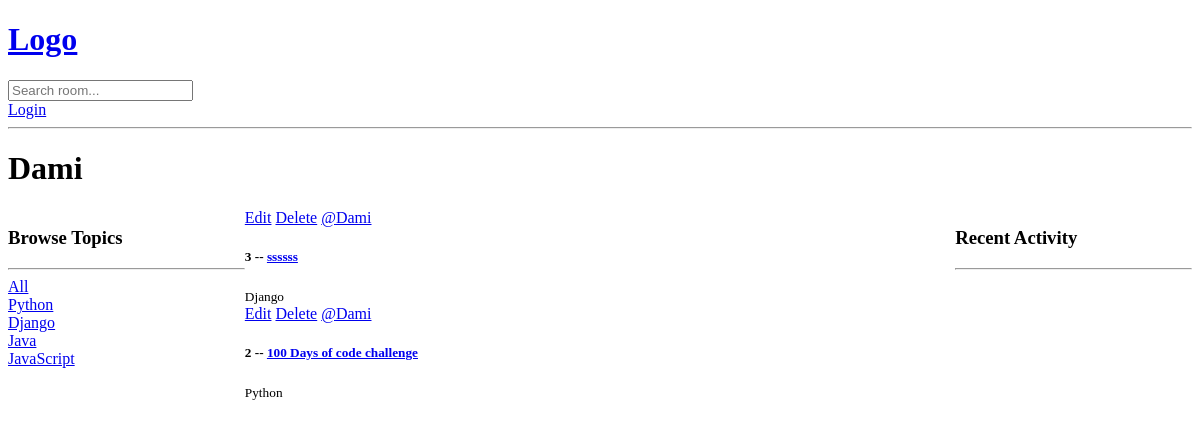
/profile/1/, run on an earlier commit of the app's database.
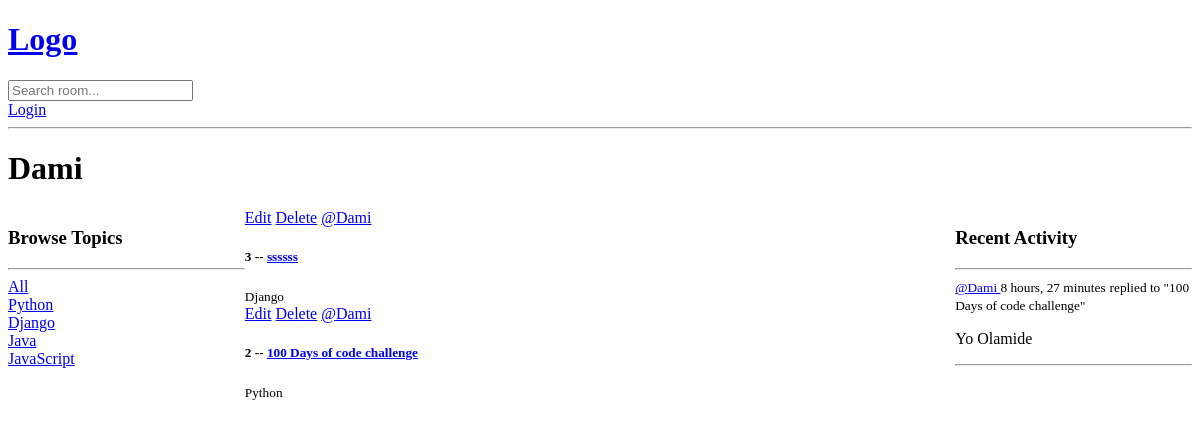
And on a later commit of the database.
### base/models.py (models this page shows, shortened)
class Topic(models.Model):
    name = models.CharField(max_length=200)

class Room(models.Model):
    host = models.ForeignKey(User,on_delete=models.SET_NULL,null=True)
    topic  = models.ForeignKey(Topic,on_delete=models.SET_NULL,null=True)
    name = models.CharField(max_length=200)
    description = models.TextField(null = True, blank=True)
    participants = models.ManyToManyField(User, related_name='participants',
                                          blank=True)
    updated = models.DateTimeField(auto_now=True)
    created = models.DateTimeField(auto_now_add=True)
    class Meta:
        ordering = ['-updated','-created']
    def __str__(self):
        return self.name

class Message(models.Model):
    user = models.ForeignKey(User, on_delete=models.CASCADE)
    room = models.ForeignKey(Room,on_delete=models.CASCADE)
    body = models.TextField()
    updated = models.DateTimeField(auto_now=True)
    created = models.DateTimeField(auto_now_add=True)
    class Meta:
        ordering = ['-updated','-created']
    def __str__(self):
        return self.body[0:50]

### base/views.py (the view)
# urls.py: path('profile/<str:pk>/', views.userProfile, name="user-profile"),
def userProfile(request,pk):
    user =User.objects.get(id=pk)
    rooms = user.room_set.all()
    room_messages = user.message_set.all()
    topics = Topic.objects.all()
    context = {'user': user, 'rooms': rooms, 'room_messages':
               room_messages, 'topics': topics}
    return render(request, 'base/profile.html', context)

### base/templates/base/profile.html (shortened to what this page needs)
{% extends 'main.html' %}
{% block content %}
<h1>{{user.username}}</h1>
<div class ="profile-container">
    <div>
        {% include 'base/topics_component.html' %}
    </div>
    <div>
        {% include 'base/feed_component.html' %}
    </div>
    <div>
        {% include 'base/activity_component.html' %}
    </div>
</div>
{% endblock content %}

### base/templates/base/topics_component.html
<h3>Browse Topics</h3>
<hr>
<div>
    <a href="{% url 'home' %}">All</a>
</div>
{% for topic in topics %}
<div>
    <a href="{% url 'home' %}?q={{ topic.name }}">{{ topic.name }}</a>
</div>
{% empty %}
<p>No topics available.</p>
{% endfor %}

### base/templates/base/feed_component.html
<div>
    {% for room in rooms %}
         <div>
            {% if  request.user != room.host %}
            <a href="{% url 'update-room' room.id %}">Edit</a>
            <a href="{%url 'delete-room' room.id%}">Delete</a>
            {% endif %}
            <a href="{% url 'user-profile' room.host.id %}">@{{room.host.username}}</a>
            <h5>{{ room.id }} -- <a href="{% url 'room' room.id %}">{{ room.name }}</a></h5>
            <small>{{room.topic.name}}</small>
         </div>
    {% endfor %}
</div>

### base/templates/base/activity_component.html (shortened to what this page needs)
<h3>Recent Activity</h3>
<hr>
{% for message in room_messages %}
<div>
    <small><a href="{% url 'user-profile' message.user.id %}">@{{ message.user.username }} </a> {{ message.created|timesince }}</small>
    <small>replied to "{{message.room}}"</small>
    <p>{{message}}</p>
    <hr>
</div>
{% endfor %}

What changed in the data, as far as the page shows it:
added Message: user.username "Dami", created "8 hours, 27 minutes", room "100 Days of code challenge", body "Yo Olamide"
